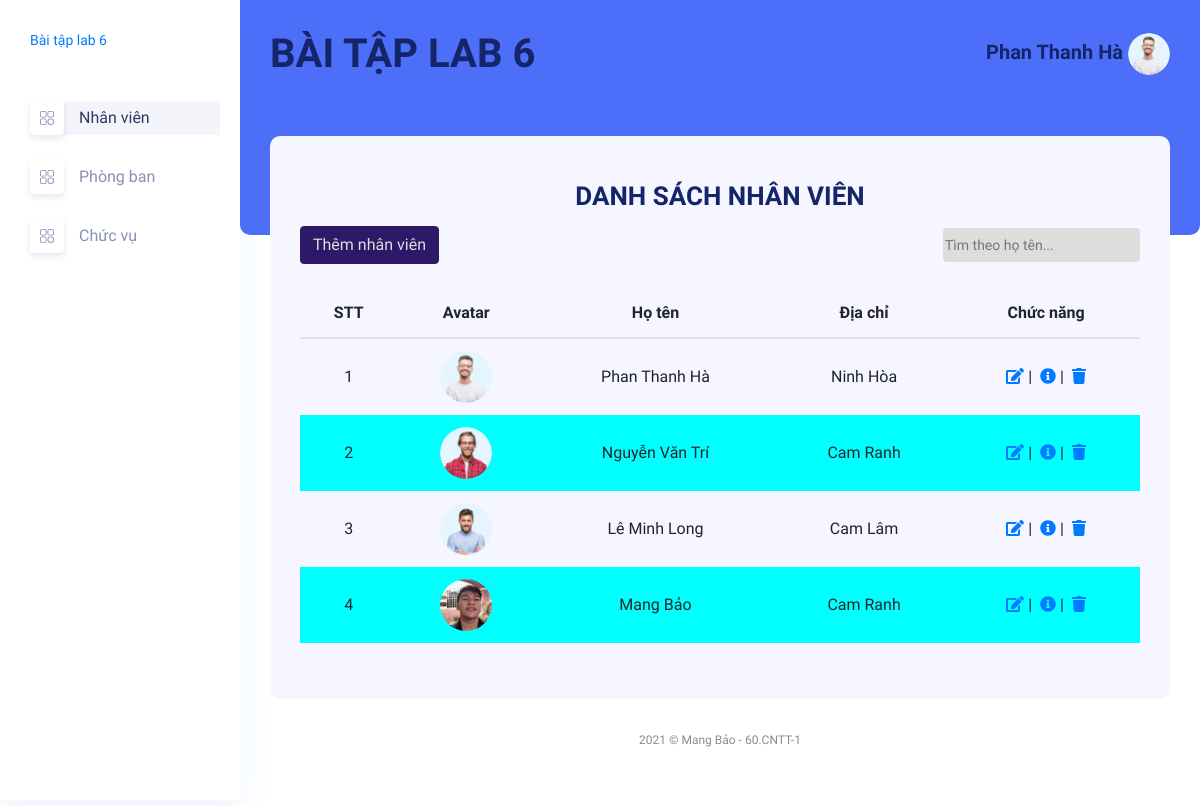
Page /NhanVien/Index (signed in) on the committed database.
### tables this page shows
create table nhanvien (
	manv varchar(10) not null primary key,
    honv varchar(50) not null,
	tennv varchar(50) not null,	
	ngaysinh date not null,
    gioitinh tinyint not null,
	diachi varchar(50) not null,
	anh varchar(250) not null,
	maloai varchar(20) not null,
    maphong varchar(20) not null,
	constraint nv_lnv_fk foreign key (maloai) references loainv (maloai),
    constraint nv_mp_fk foreign key (maphong) references phongban (maphong)
	ON UPDATE CASCADE
	ON DELETE CASCADE
);

### mvc/core/controller.php (called while the page is built, shortened)
<?php
class Controller{
    public function view($view, $data=[]){
        require_once "./mvc/views/".$view.".php";
    }
}
?>

### mvc/controllers/nhanvien.php (called while the page is built, shortened)
<?php
class NhanVien extends Controller
{
    public $nvModel;
    public function __construct()
    {
        $this->nvModel = $this->model("NhanVienModel");
    }
    public function Index()
    {
        $listnv = json_decode($this->nvModel->listNhanVien(), true);
        $this->view("layoutAdmin", [
            'page' => 'nhanvien/index',
            'listnv' => $listnv
        ]);
    }
}

### mvc/core/app.php (called while the page is built, shortened)
<?php
class App {
    protected $action = "Index";
    function __construct(){
        $arr = $this->UrlProcess();
        if(isset($arr[0])){
            if(file_exists("./mvc/controllers/".$arr[0].".php")){
                unset($arr[0]);
            }
        }
        $this->controller = new $this->controller;
        if(isset($arr[1])){
            if(method_exists($this->controller, $arr[1])){
                $this->action = $arr[1];
            }
            unset($arr[1]);
        }
        $this->params = $arr?array_values($arr):[];
        call_user_func_array([$this->controller, $this->action], $this->params);
    }
    function UrlProcess(){
        if(isset($_GET["url"])){
            return explode("/", filter_var(trim($_GET["url"], "/")));
        }
    }
}
?>

### index.php (called while the page is built, shortened)
<?php
$myApp = new App();
?>

### mvc/core/database.php (called while the page is built, shortened)
<?php
class DataBase {
    protected $servername = "localhost";
    protected $username = "root";
    protected $password = "";
    function __construct()
    {
        $this->con = mysqli_connect($this->servername, $this->username, $this->password);
    }
}
?>

### mvc/models/NhanVienModel.php (called while the page is built, shortened)
<?php
class NhanVienModel extends DataBase {
    public function listNhanVien()
    {
        $qr = "SELECT * FROM nhanvien";
        $rows = mysqli_query($this->con, $qr);
        $arr = array();
        while($row = mysqli_fetch_array($rows)) {
            $arr[] = $row;
        }
        return json_encode($arr);
    }
}
?>

### mvc/views/pages/nhanvien/index.php (the view, shortened to what this page needs)
<div class="main_content_iner ">
    <div class="container-fluid p-0 ">
        <div class="row ">
            <div class="col-lg-12">
                <div class="white_card_body">
                    <div class="QA_table table-responsive ">
                        <div class="white_card_header">
                            <h3 style="line-height: 1.6; text-align: center;">DANH SÁCH NHÂN VIÊN</h3>
                            <div class="box_header m-0">
                                <button class="btn btn-primary">
                                    <a href="NhanVien/Create" style="color: #ddd;">Thêm nhân viên</a>
                                </button>
                                <input type="text" id="searchInput" onkeyup="searchFunc()" placeholder="Tìm theo họ tên..." title="Tìm theo họ tên">
                            </div>
                        </div>
                        <div class="white_card_body">
                            <div class="QA_table table-responsive">
                                <table class="table pt-0" id="myTable">
                                    <thead>
                                        <tr>
                                            <th class="row_head">STT</th>
                                            <th class="row_head">Avatar</th>
                                            <th class="row_head">Họ tên</th>
                                            <th class="row_head">Địa chỉ</th>
                                            <th class="row_head">Chức năng</th>
                                        </tr>
                                    </thead>
                                    <tbody>
                                        <?php
                                        $stt = 1;
                                        foreach ($data['listnv'] as $item) {
                                            echo "
                                                <tr>
                                                    <td class='row_body'>" . ($stt++) . "</td>
                                                    <td class='row_body'>
                                                        <img style='width: 52px; height: 52px; border-radius: 30px' src='public/home/img/staf/" . $item['anh'] . "' alt=''>
                                                    </td>
                                                    <td class='row_body'>" . $item['honv'] . " " . $item['tennv'] . "</td>
                                                    <td class='row_body'>" . $item['diachi'] . "</td>
                                                ";
                                            echo "
                                                    <td class='row_body'>
                                                        <a href='NhanVien/Edit/" . $item["manv"] . "'><i class='fa fa-edit'></i></a>&nbsp;|&nbsp;
                                                        <a href='NhanVien/Details/" . $item["manv"] . "'><i class='fa fa-info-circle'></i></a>&nbsp;|&nbsp;
                                                        <a href='NhanVien/Delete/" . $item["manv"] . "'><i class='fa fa-trash'></i></a>
                                                    </td>
                                                </tr>
                                                ";
                                        }
                                        ?>
                                    </tbody>
                                </table>
                            </div>
                        </div>
                    </div>
                </div>
            </div>
        </div>
    </div>
</div>

### mvc/views/pages/nhanvien/index.php (style rules this page uses)
table { margin-top: 25px; font-size: 1rem; }
table th, table td { text-align: center; }
.row_head, .row_body { vertical-align: middle !important; }
table tr:nth-child(even) { background-color: aqua; }
#searchInput { outline: none; border: none; border-radius: 4px; line-height: 32px; background-color: #ddd; }

### rows in the picture
nhanvien: anh (picture), honv "Phan", tennv "Thanh Hà", diachi "Ninh Hòa"
nhanvien: anh (picture), honv "Nguyễn", tennv "Văn Trí", diachi "Cam Ranh"
nhanvien: anh (picture), honv "Lê", tennv "Minh Long", diachi "Cam Lâm"
nhanvien: anh (picture), honv "Mang", tennv "Bảo", diachi "Cam Ranh"

### other values in the picture
$_SESSION["user"]["hoNV"] "Phan"
$_SESSION["user"]["tenNV"] "Thanh Hà"
